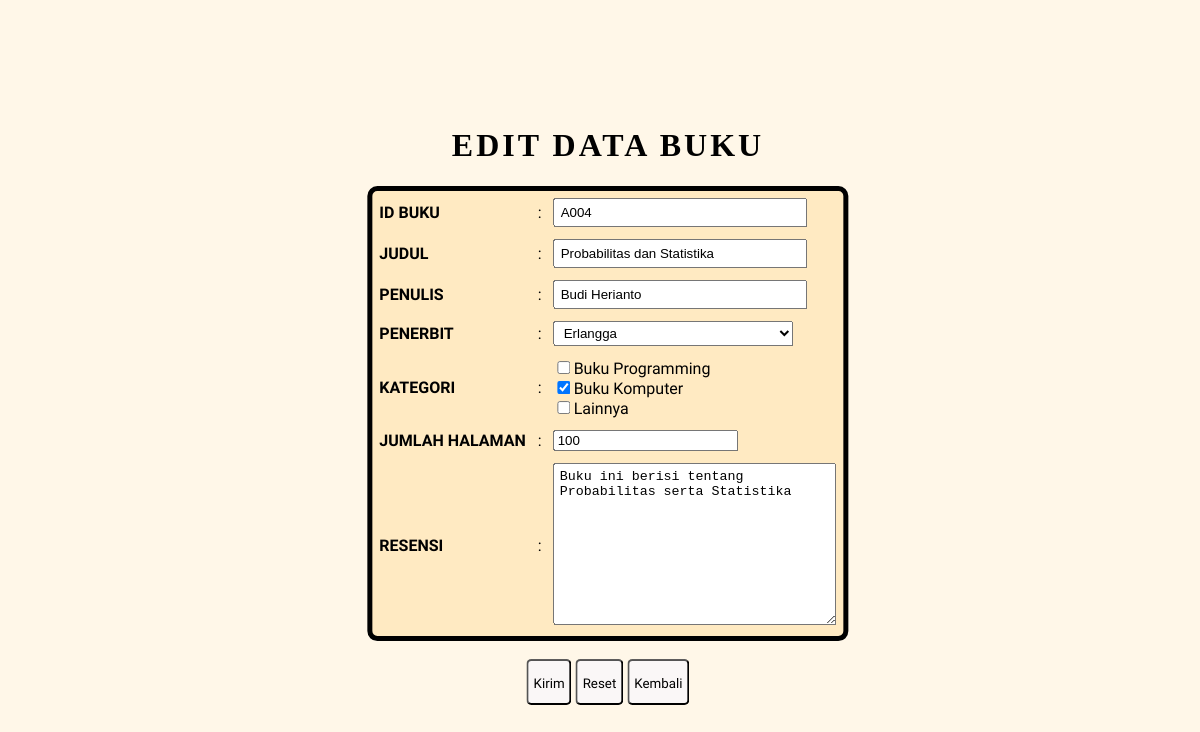
Screenshot of /edit.php?id=A004 (signed in) with the database file from the repository.
### tables this page shows
CREATE TABLE `tb_buku` (
  `Id_buku` varchar(12) NOT NULL,
  `Judul_buku` varchar(35) DEFAULT NULL,
  `Penulis` varchar(35) DEFAULT NULL,
  `Penerbit` varchar(35) DEFAULT NULL,
  `Kategori` varchar(100) NOT NULL,
  `Jumlah_hal` int(10) DEFAULT NULL,
  `Resensi` varchar(100) DEFAULT NULL
);

### function.php (called while the page is built, shortened)
<?php
$conn = mysqli_connect("localhost","root","","db_perpustakaan") or die ("Koneksi ke Database Gagal");
function query($query){
	global $conn;
	$sql = mysqli_query($conn,$query) or die ("Database tidak ada");
	$rows = [];
	while ($row = mysqli_fetch_assoc($sql)) {
		$rows[]=$row;
	}
	return $rows;
}
?>

### edit.php (the view, shortened to what this page needs)
<?php
require 'function.php';
$id = $_GET['id'];
$get = "SELECT * FROM tb_buku WHERE Id_buku = '$id'";
$books = query($get)[0];
$kategori=explode(', ',$books['Kategori']);
$penerbit = ["Erlangga","Elex Media","Grasindo","Informatika","Lainnya"];
?>
<!DOCTYPE html>
<html>
<head>
	<link rel="stylesheet" type="text/css" href="style.css">
</head>
<body class="middle bg-1">
	<form action="" method="POST">
		<h1 class="text-center title-tabel">Edit Data Buku</h1>
		<table align="center" cellpadding="5" class="tabel-tambah font-DavidLibre">
			<tr>
				<td>ID Buku</td>
				<td>:</td>
				<td><input type="text" name="id" id="a" value="<?= $books['Id_buku'] ?>" readonly></td>
			</tr>
			<tr>
				<td>Judul</td>
				<td>:</td>
				<td><input type="text" name="judul" id="a" value="<?= $books['Judul_buku'] ?>"></td>
			</tr>
			<tr>
				<td>Penulis</td>
				<td>:</td>
				<td><input type="text" name="penulis" id="a" value="<?= $books['Penulis'] ?>"></td>
			</tr>
			<tr>
				<td>Penerbit</td>
				<td>:</td>
				<td>
 					<select name="penerbit" id="a">
 						<?php foreach($penerbit as $nama) { ?>
 							<option value="<?= $nama ?>" <?php if($books['Penerbit']=="<?= $nama ?>"){echo "selected=selected";} ?>><?= $nama ?></option>
 						<?php } ?>
 					</select>
	 			</td>
			</tr>
			<tr>
				<td>Kategori</td>
				<td>:</td>
				<td>
					<input type="checkbox" name="kategori[]" value="Buku Programming" <?php if(in_array("Buku Programming",$kategori)){echo "checked=checked";} ?>>Buku Programming<br>
					<input type="checkbox" name="kategori[]" value="Buku Komputer" <?php if(in_array("Buku Komputer",$kategori)){echo "checked=checked";} ?>>Buku Komputer<br>
					<input type="checkbox" name="kategori[]" value="Lainnya" <?php if(in_array("Lainnya",$kategori)){echo "checked=checked";} ?>>Lainnya<br>
				</td>
			</tr>
			<tr>
				<td>Jumlah Halaman</td>
				<td>:</td>
				<td><input type="number" name="jumlah" min="0" value="<?= $books['Jumlah_hal'] ?>"></td>
			</tr>
			<tr>
				<td>Resensi</td>
				<td>:</td>
				<td><textarea name="resensi" cols="32" rows="10" style="padding: 5px;"><?= $books['Resensi'] ?></textarea></td>
			</tr>
		</table>
		<br>
		<div class="text-center">
			<button type="submit" name="submit" class="btn btn2 font-Staatliches"> Kirim </button>
			<button type="reset" name="submit" class="btn btn2 font-Staatliches"> Reset </button>
			<button class="btn btn2 font-Staatliches b"><a href="home.php" style="text-decoration: none; color: black;">Kembali</a></button>
		</div>
	</form>
</body>
</html>

### style.css (style rules this page uses)
.middle { position: absolute; left: 50%; top: 50%; transform: translate(-50%, -50%); }
.bg-1 { background-color: rgb(255,247,232); }
.font-Staatliches { font-family: 'Staatliches', cursive; }
.font-DavidLibre { font-family: 'David Libre', serif; }
.btn { border-radius: 5px; cursor: pointer; }
.btn2 { padding: 0 5px 0; margin-bottom: 5px; width: auto; height: 46px; line-height: 46px; background-color: rgb(250,247,247); }
.text-center { text-align: center; }
.title-tabel { text-transform: uppercase; font-weight: bold; letter-spacing: 3px; }
.tabel-tambah { background-color: rgb(255,234,194); border: 5px solid black; border-radius: 10px; }
.tabel-tambah td #a { padding: 0 5px 0; width: 240px; height: 25px; }
.tabel-tambah tr td:nth-child(1) { font-weight: bold; text-transform: uppercase; }

### rows the page displays
tb_buku: id "A004", judul "Probabilitas dan Statistika", penulis "Budi Herianto", Kategori "☑", jumlah "100", resensi "Buku ini berisi tentang Probabilitas serta Statistika"

### other values shown
form field penerbit "Erlangga"
